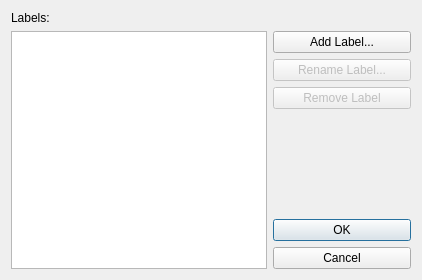
<?xml version="1.0" encoding="UTF-8"?>
<ui version="4.0">
 <class>ChangeLabelDialog</class>
 <widget class="QDialog" name="ChangeLabelDialog">
  <property name="geometry">
   <rect>
    <x>0</x>
    <y>0</y>
    <width>422</width>
    <height>280</height>
   </rect>
  </property>
  <property name="windowTitle">
   <string>Change labels...</string>
  </property>
  <layout class="QGridLayout" name="gridLayout">
   <item row="0" column="0">
    <widget class="QLabel" name="label">
     <property name="text">
      <string>Labels:</string>
     </property>
    </widget>
   </item>
   <item row="1" column="0">
    <layout class="QHBoxLayout" name="horizontalLayout">
     <item>
      <widget class="QListWidget" name="listWidget"/>
     </item>
     <item>
      <layout class="QVBoxLayout" name="verticalLayout">
       <item>
        <widget class="QPushButton" name="btnAdd">
         <property name="text">
          <string>Add Label...</string>
         </property>
        </widget>
       </item>
       <item>
        <widget class="QPushButton" name="btnRename">
         <property name="enabled">
          <bool>false</bool>
         </property>
         <property name="text">
          <string>Rename Label...</string>
         </property>
        </widget>
       </item>
       <item>
        <widget class="QPushButton" name="btnRemove">
         <property name="enabled">
          <bool>false</bool>
         </property>
         <property name="text">
          <string>Remove Label</string>
         </property>
        </widget>
       </item>
       <item>
        <spacer name="verticalSpacer">
         <property name="orientation">
          <enum>Qt::Vertical</enum>
         </property>
         <property name="sizeHint" stdset="0">
          <size>
           <width>20</width>
           <height>40</height>
          </size>
         </property>
        </spacer>
       </item>
       <item>
        <widget class="QDialogButtonBox" name="buttonBox">
         <property name="sizePolicy">
          <sizepolicy hsizetype="Expanding" vsizetype="Fixed">
           <horstretch>0</horstretch>
           <verstretch>0</verstretch>
          </sizepolicy>
         </property>
         <property name="orientation">
          <enum>Qt::Vertical</enum>
         </property>
         <property name="standardButtons">
          <set>QDialogButtonBox::Cancel|QDialogButtonBox::Ok</set>
         </property>
         <property name="centerButtons">
          <bool>true</bool>
         </property>
        </widget>
       </item>
      </layout>
     </item>
    </layout>
   </item>
  </layout>
 </widget>
 <resources/>
 <connections>
  <connection>
   <sender>buttonBox</sender>
   <signal>rejected()</signal>
   <receiver>ChangeLabelDialog</receiver>
   <slot>reject()</slot>
   <hints>
    <hint type="sourcelabel">
     <x>339</x>
     <y>233</y>
    </hint>
    <hint type="destinationlabel">
     <x>210</x>
     <y>139</y>
    </hint>
   </hints>
  </connection>
 </connections>
</ui>
